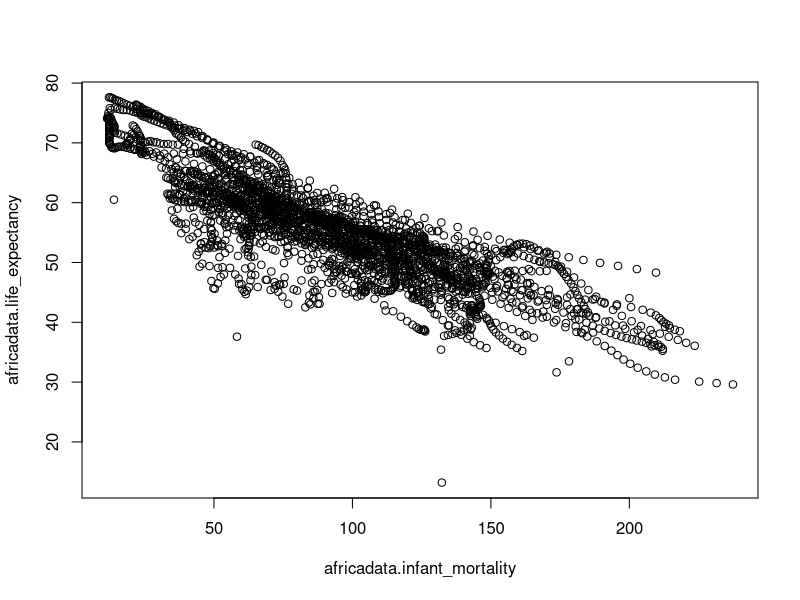
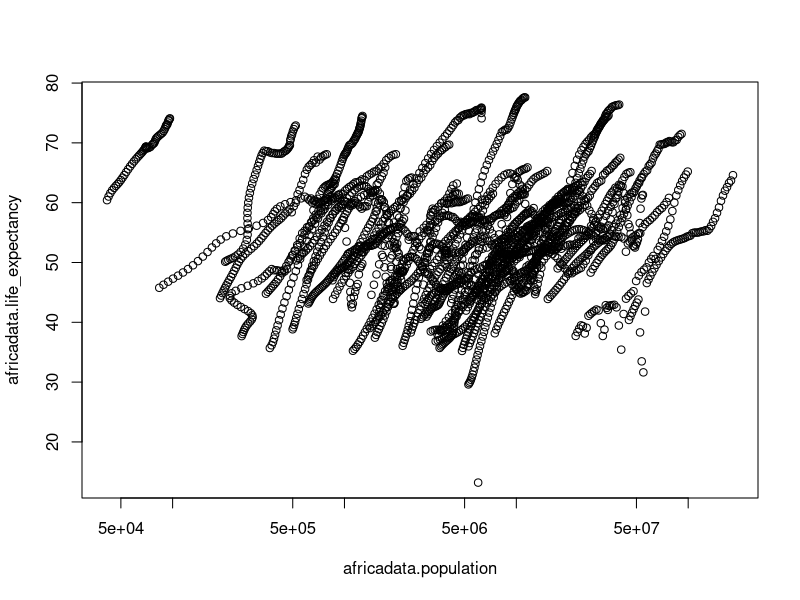
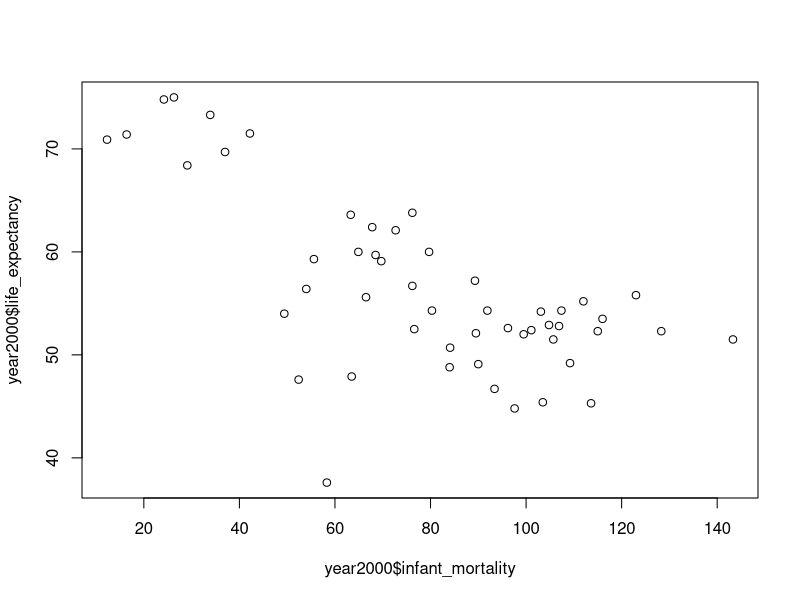
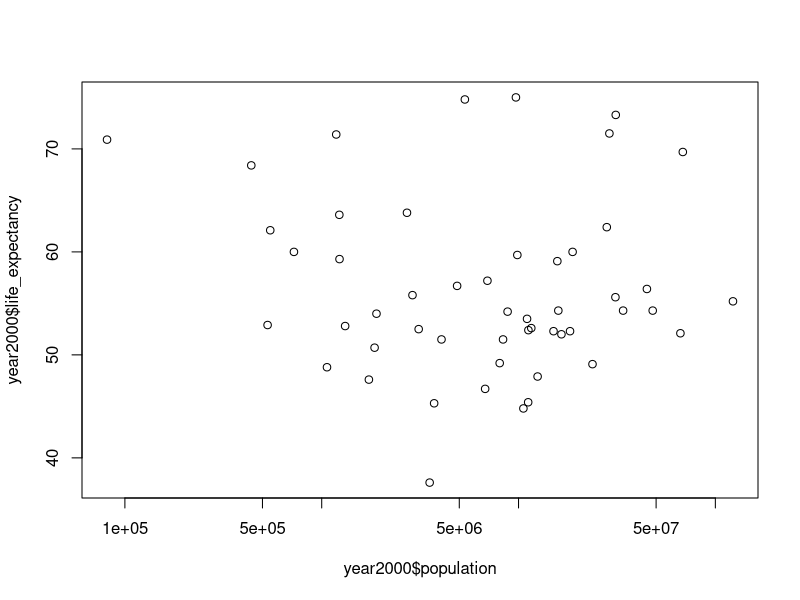

R code for these plots, in order:
## ---- chunk 1
library("dslabs")
str(gapminder)
summary(gapminder)
data(gapminder)

africadata <- subset(gapminder, (continent == "Africa"))
#creates a new dataframe from a subset of the old one where the continent is Africa
str(africadata)
#Checks to make sure I have the correct number of observations

inf_LE <- data.frame(africadata$infant_mortality, africadata$life_expectancy)
#creates a new dataframe from these two columns of the africadata dataframe
#this one is for infant mortality and Life expectancy
str(inf_LE)
#This checks to make sure I got it right

pop_LE <- data.frame(africadata$population, africadata$life_expectancy)
#This creates a new dataframe for population and life expectancy data
str(pop_LE)
#This checks that I have everything right

plot(inf_LE)
#plots this dataframe on a scatter plot
#plot(pop_LE$africadata.population, pop_LE$africadata.life_expectancy, log = "x")
#above is one option for generating the other scatter plot
plot(pop_LE, log = "x")
#here is a neater version
#the log function is where you can specify which axis should be in log, in this case population
## ---- chunk 2
year_inf <- data.frame(africadata$year, africadata$infant_mortality)
#this creates a matrix with year and infant mortality
year_inf[is.na(year_inf)] <- "A"
#this line rewrites the dataset, changing all NA's to A
missing <- subset(year_inf, (africadata.infant_mortality == "A"))
#this makes a new dataset with the subset function that pulls out all the years with A as a value
#This didn't work with NA which is why I changed it to A. Not the most elegant solution but it works
str(missing)
#this line is for checking

year2000 <- subset(africadata, (year == "2000"))
#this creates a new data.frame with all the data from the year 2000 from africadata
str(year2000)
#this is for checking

plot(year2000$infant_mortality, year2000$life_expectancy)

plot(year2000$population, year2000$life_expectancy, log = "x")
